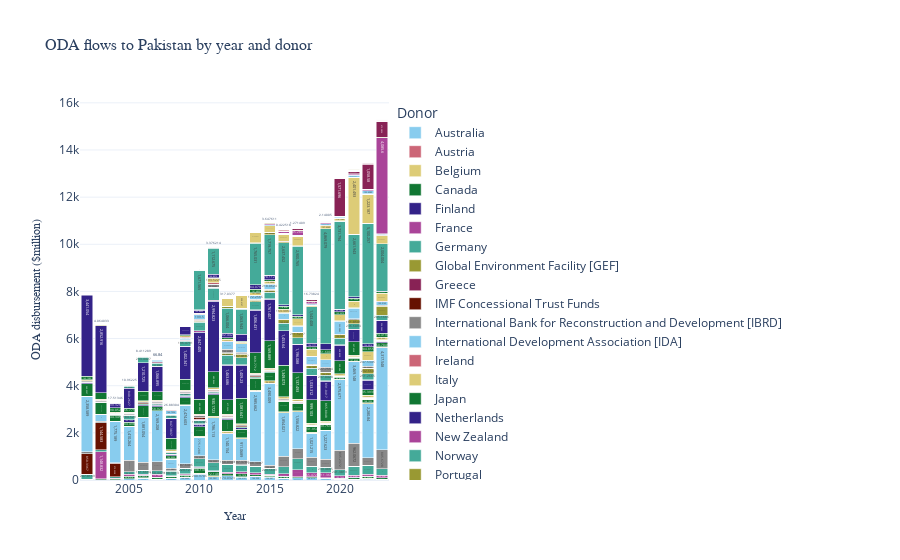

Notebook code for this chart:
### Markdown cell above
#### EXPLORING VISUALISATIONS WITH PLOTLY EXPRESS - TESTING IF BETTER ####

### Code cell
fig = px.bar(
    crs_grouped,
    x="year",
    y="value",
    color="donor_name",   # This separates the stacks by donor
    text_auto=True,       # Optional: shows values on bars
    title="ODA flows to Pakistan by year and donor",
    labels={
        "year": "Year",
        "value": "ODA disbursement ($million)",
        "donor_name": "Donor Name"
    },
    color_discrete_sequence=px.colors.qualitative.Safe  # Optional: choose nice colors
)

# Customize the layout a bit
fig.update_layout(
    barmode="stack",  # Stack the bars
    title_font=dict(family="Arial", size=16),
    xaxis_title_font=dict(family="Arial", size=12),
    yaxis_title_font=dict(family="Arial", size=12),
    legend_title="Donor",
    template="plotly_white"
)

fig.show()

### definitely need to recategorise donor names, grouping roughly as follows:
# multilaterals: ADB, WB(IDA & IBRD), UN agencies, EU institution
# bilterals: USA, UK, France, Germany, Australia, Japan, Saudi, 'other'
